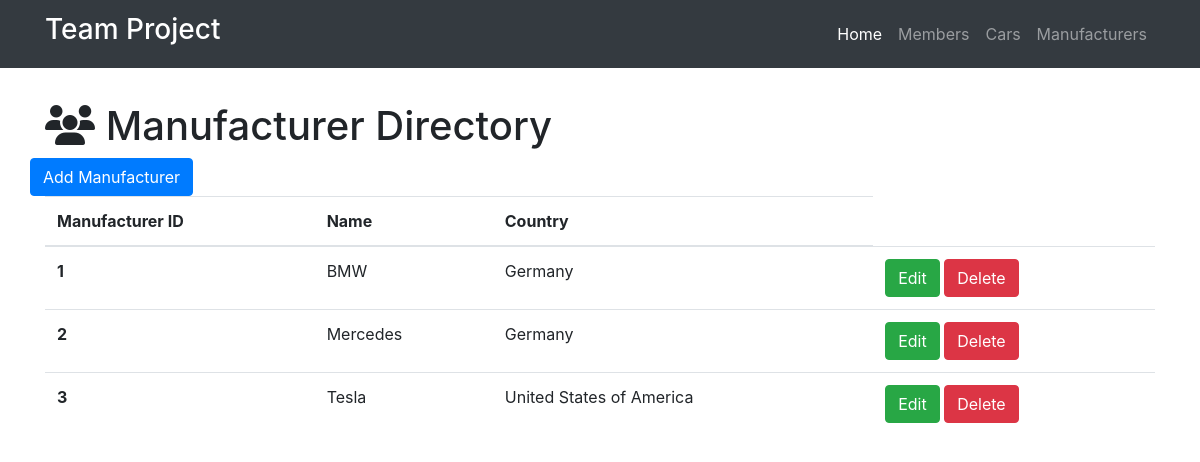
The app's page /manufacturers with its own data.
### project.py (models this page shows)
class Manufacturer(db.Model):
    __tablename__ = 'manufacturers'
    id = db.Column(db.Integer, primary_key=True)
    name = db.Column(db.String(64))
    country = db.Column(db.Text)
    cars = db.relationship('Car', backref='manufacturer', cascade="delete")

### project.py (the view)
@app.route('/manufacturers')
def show_all_manufacturers():
    manufacturers = Manufacturer.query.all()
    return render_template('manufacturer-all.html', manufacturers=manufacturers)

### templates/manufacturer-all.html (shortened to what this page needs)
{% extends "home-base.html" %}
{% block head%}
  {{super()}}
{% endblock %}
{% block page_content %}
<div class="container">
   <h1 class="mt-5"><i class="fa fa-users" aria-hidden="true"></i> Manufacturer Directory</h1>
  <div class="row bottom-margin">
    <a href="/manufacturer/add" class="btn btn-primary" role="button" aria-disabeled="true">Add Manufacturer</a>
  </div>
{% if manufacturers %}
  <table class="table">
    <thead>
      <tr>
        <th>Manufacturer ID</th>
        <th>Name</th>
        <th>Country</th>
      </tr>
    </thead>
    <tbody>
  {% for manufacturer in manufacturers %}
  <tr>
        <th scope="row">{{manufacturer.id}}</th>
        <td>{{manufacturer.name}}</td>
        <td>{{manufacturer.country}}</td>
        <td>
          <a href="/manufacturer/edit/{{manufacturer.id}}" class ="btn btn-success" role="button" aria-disabled="true"> Edit</a>
          <a href="/manufacturer/delete/{{manufacturer.id}}" class="btn btn-danger" role="button" aria-disabled="true"> Delete</a>
        </td>
  </tr>
   {% endfor %}
 </tbody>
</table>
{% else %}
<h3>There are no manufacturers in the directory yet.</h3>
{% endif %}
</div>
{% endblock %}

### templates/manufacturer-all.html (style rules this page uses)
body { padding-top: 54px; }

### records on screen
Manufacturer: id "1", name "BMW", country "Germany"
Manufacturer: id "2", name "Mercedes", country "Germany"
Manufacturer: id "3", name "Tesla", country "United States of America"
